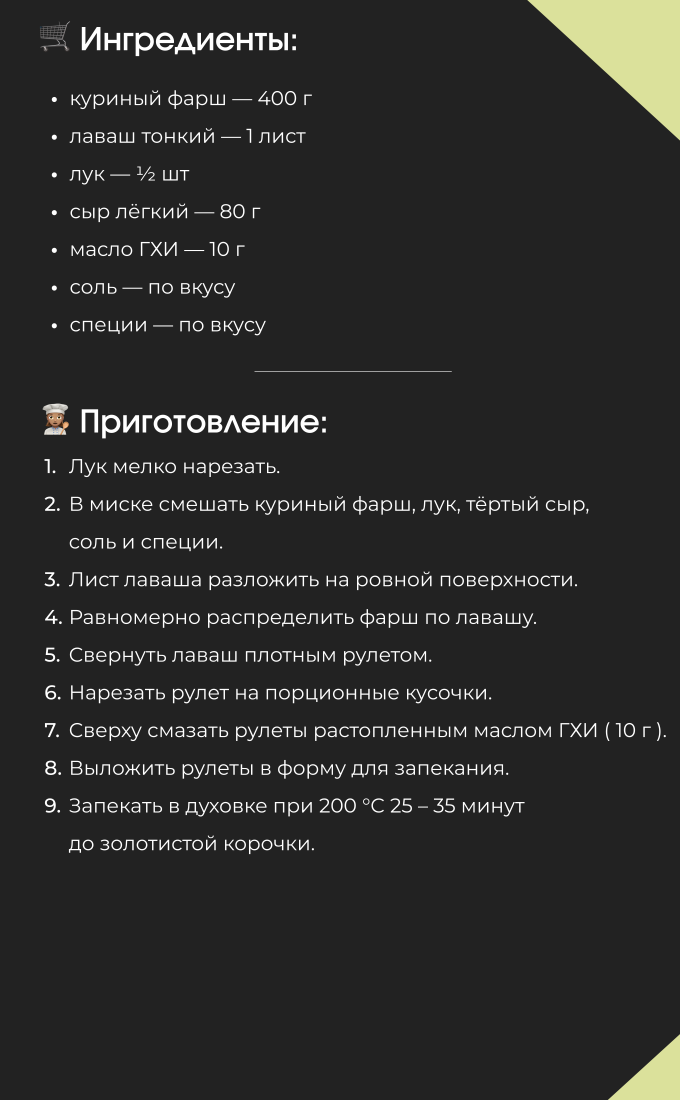
#> input picture prodphoto/ЁЯМп ╨Ъ╤Г╤А╨╕╨╜╤Л╨╡ ╤А╤Г╨╗╨╡╤В╨╕╨║╨╕ ╤Б ╤Б╤Л╤А╨╛╨╝_2.png, 4760 x 7700 px (shown at 1/7 size)
$ python resize_and_upload.py 'prodphoto/ЁЯМп ╨Ъ╤Г╤А╨╕╨╜╤Л╨╡ ╤А╤Г╨╗╨╡╤В╨╕╨║╨╕ ╤Б ╤Б╤Л╤А╨╛╨╝_2.png'
#> lines starting #> are read from the running program, lines starting #| are printed output that depends on the picture
"""
Скрипт для обрезки и загрузки изображения.

Использование:
    python resize_and_upload.py фото.jpg
"""

import sys
import os
import requests

try:
    from PIL import Image
except ImportError:
    print("❌ Нужна библиотека Pillow. Установи:")
    print("   pip install Pillow")
    sys.exit(1)


def resize_image(file_path: str, target_width: int = 1200, target_height: int = 700) -> str:
    """
    Обрезает и масштабирует изображение.

    Returns:
        Путь к новому файлу
    """
#> called with target_width = 1200, target_height = 700
    img = Image.open(file_path)
#> img is the input picture: PIL image 4760x7700 RGBA; mean R, G, B, A 43.8, 43.9, 42.6, 255

    # Текущие размеры
    orig_width, orig_height = img.size
#> orig_width = 4760; orig_height = 7700
    print(f"📐 Оригинал: {orig_width} × {orig_height}")
#| 📐 Оригинал: 4760 × 7700

    # Соотношение сторон целевое
    target_ratio = target_width / target_height
    orig_ratio = orig_width / orig_height
#> orig_ratio = 0.618

    # Обрезаем по центру под нужное соотношение
    if orig_ratio > target_ratio:
        # Фото шире - обрезаем по бокам
        new_width = int(orig_height * target_ratio)
        left = (orig_width - new_width) // 2
        img = img.crop((left, 0, left + new_width, orig_height))
    else:
        # Фото выше - обрезаем сверху/снизу
        new_height = int(orig_width / target_ratio)
#> new_height = 2776
        top = (orig_height - new_height) // 2
#> top = 2462
        img = img.crop((0, top, orig_width, top + new_height))
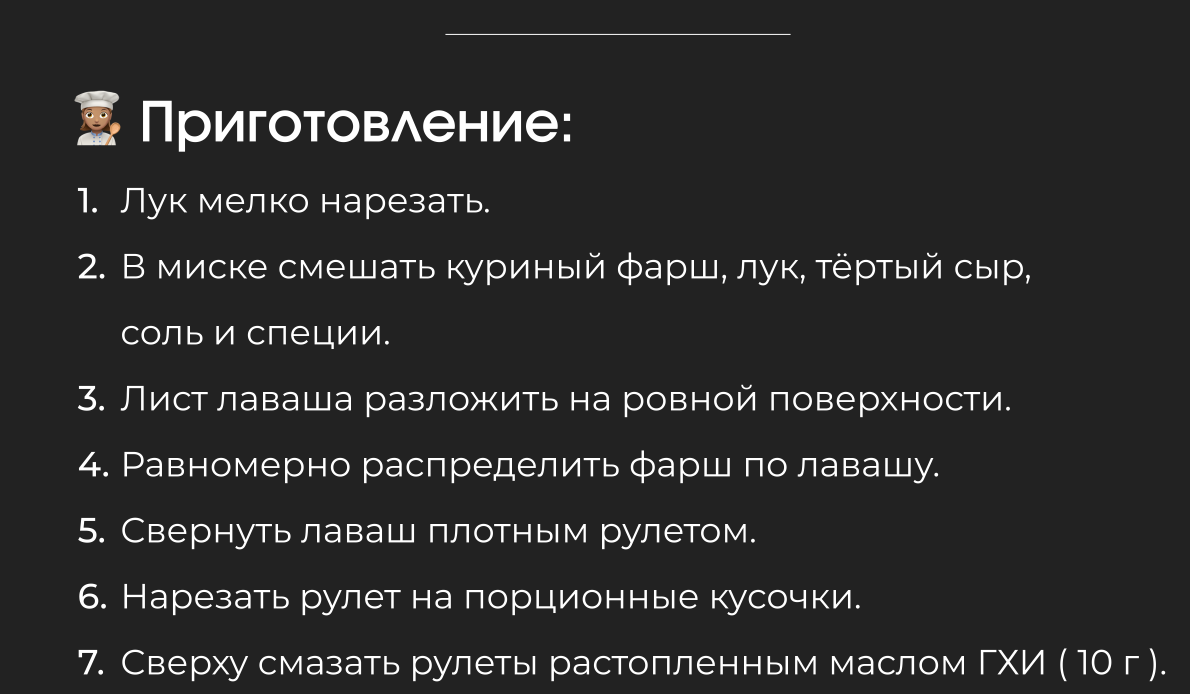
#> img: PIL image 4760x2776 RGBA (shown at 1/4 size); mean R, G, B, A 44.5, 44.5, 44.4, 255

    # Масштабируем до целевого размера
    img = img.resize((target_width, target_height), Image.Resampling.LANCZOS)
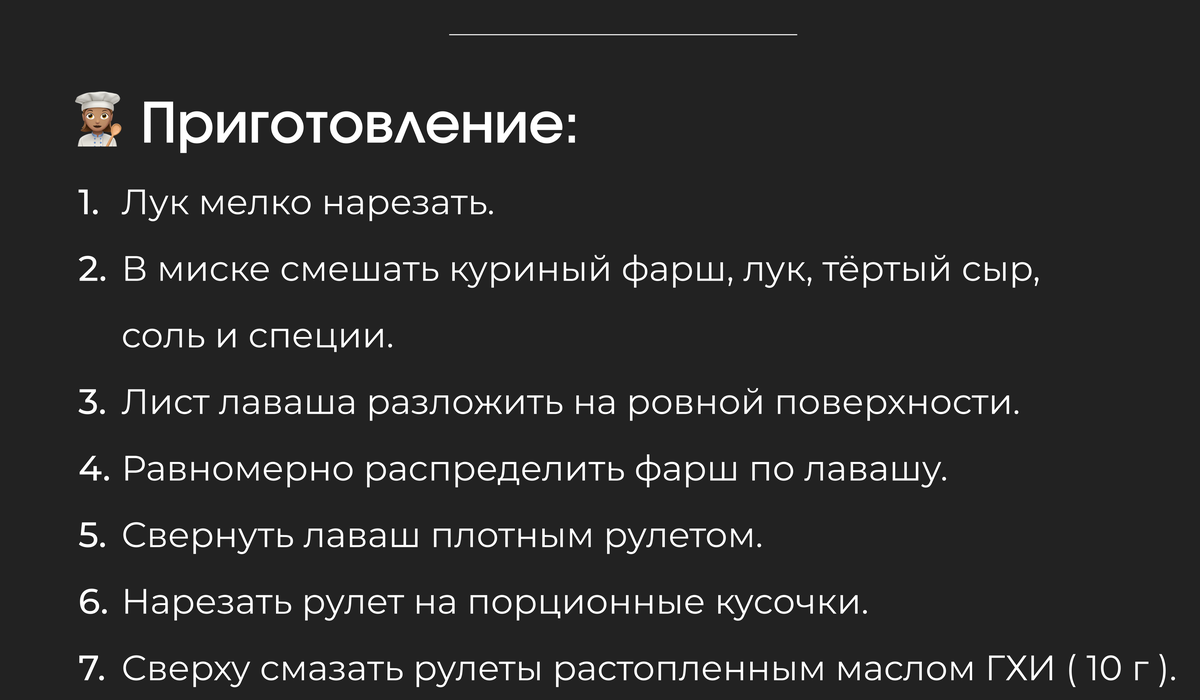
#> img: PIL image 1200x700 RGBA; mean R, G, B, A 44.2, 44.1, 44.1, 255

    # Конвертируем RGBA в RGB (убираем прозрачность)
    if img.mode == 'RGBA':
        background = Image.new('RGB', img.size, (255, 255, 255))
#> background: PIL image 1200x700 RGB; every value is 255
        background.paste(img, mask=img.split()[3])
        img = background
    elif img.mode != 'RGB':
        img = img.convert('RGB')

    # Сохраняем
    name, ext = os.path.splitext(file_path)
    new_path = f"{name}_resized.jpg"
    img.save(new_path, "JPEG", quality=90)

    print(f"✂️ Обрезано: {target_width} × {target_height}")
    print(f"💾 Сохранено: {new_path}")

    return new_path


def upload_image(file_path: str) -> str:
    """Загружает на catbox.moe"""
    url = "https://catbox.moe/user/api.php"
    filename = os.path.basename(file_path)

    with open(file_path, "rb") as f:
#> (the run stopped early here; a loop or call above may not have finished)

$ run again, on prodphoto/ЁЯМпЁЯзА╨Ъ╨╛╨╜╨▓╨╡╤А╤В╨╕╨║╨╕ ╤Б ╤П╨╣╤Ж╨╛╨╝ ╨╕ ╨╖╨╡╨╗╨╡╨╜╤Л╨╝ ╨╗╤Г╨║╨╛╨╝_2.png
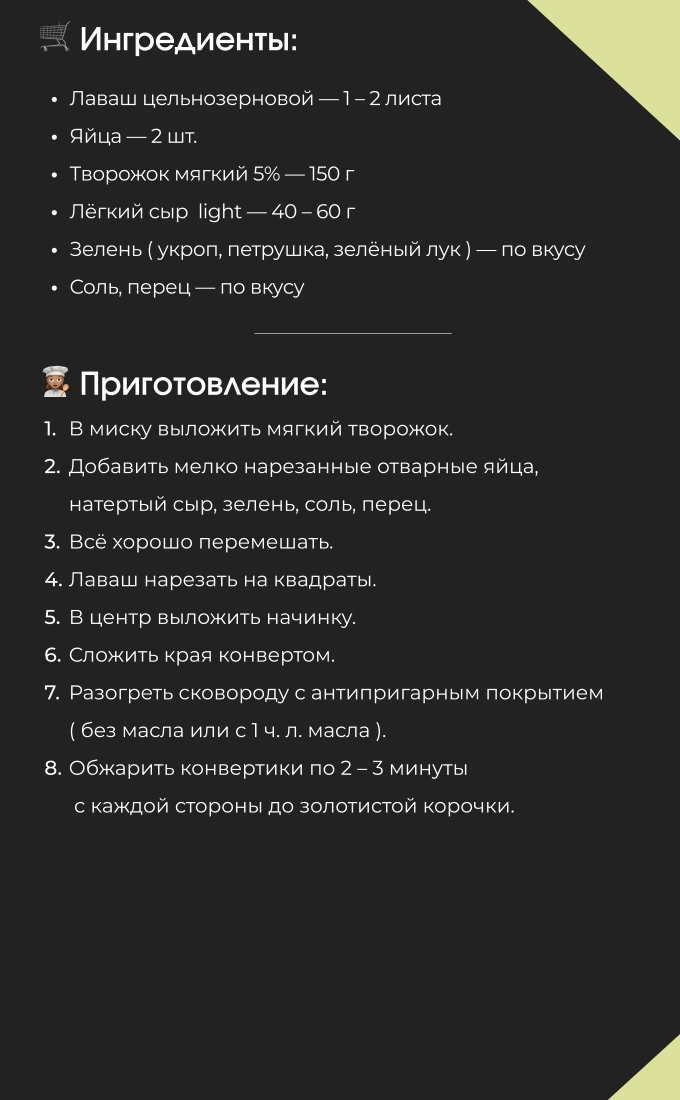
#> input picture prodphoto/ЁЯМпЁЯзА╨Ъ╨╛╨╜╨▓╨╡╤А╤В╨╕╨║╨╕ ╤Б ╤П╨╣╤Ж╨╛╨╝ ╨╕ ╨╖╨╡╨╗╨╡╨╜╤Л╨╝ ╨╗╤Г╨║╨╛╨╝_2.png, 4760 x 7700 px (shown at 1/7 size)
#> in resize_image, img is the input picture: PIL image 4760x7700 RGBA; mean R, G, B, A 43.9, 44, 42.8, 255
#| 📐 Оригинал: 4760 × 7700
#> in resize_image, `img = img.crop((0, top, orig_width, top + new_height))`:
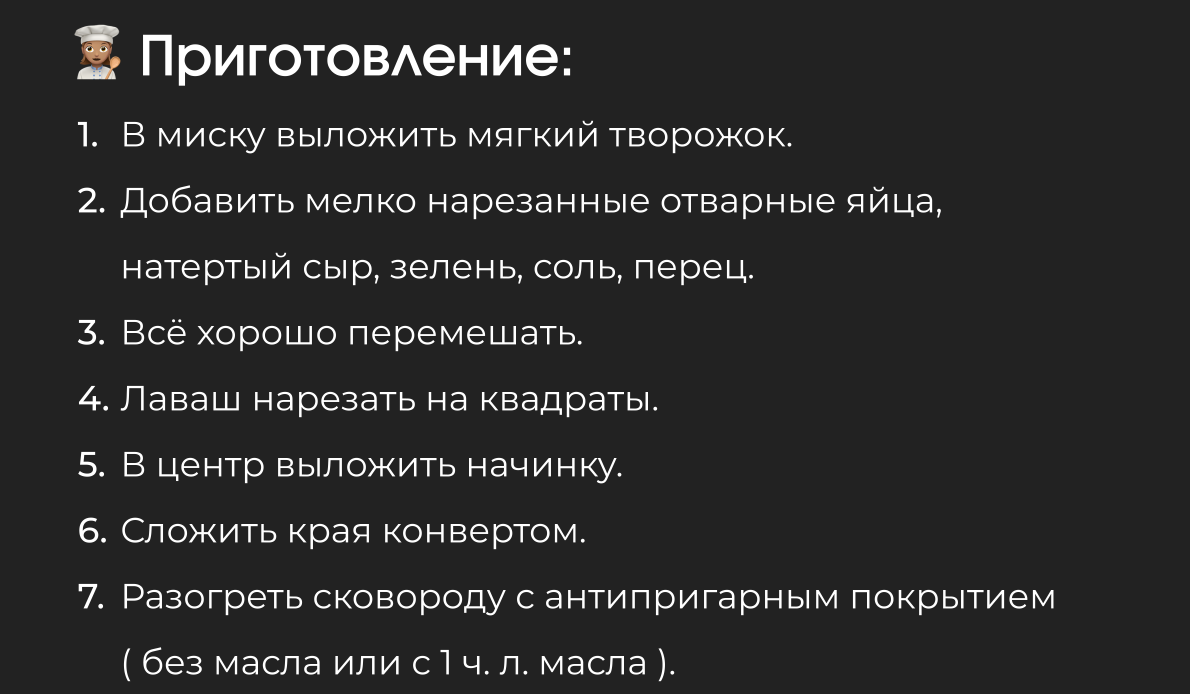
#> img: PIL image 4760x2776 RGBA (shown at 1/4 size); mean R, G, B, A 44.3, 44.3, 44.2, 255
#> in resize_image, `img = img.resize((target_width, target_height), Image.Resampling.LANCZ..`:
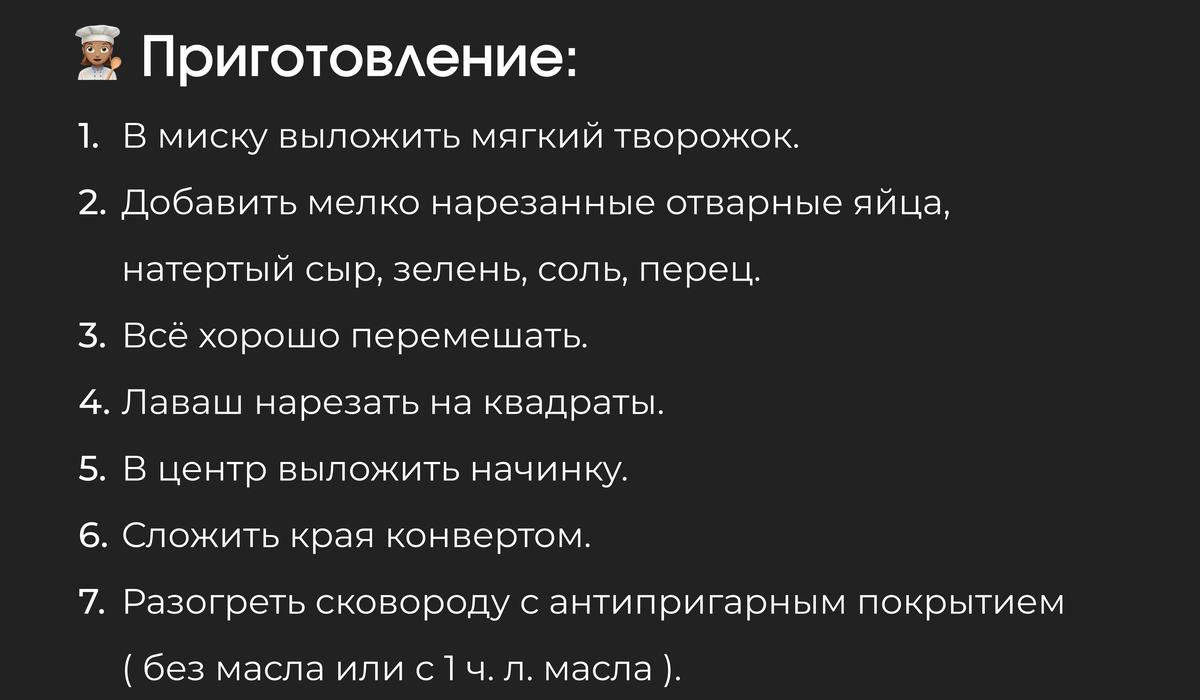
#> img: PIL image 1200x700 RGBA; mean R, G, B, A 44, 43.9, 43.9, 255
